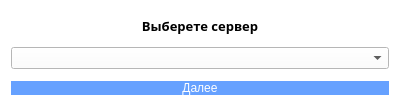
<?xml version="1.0" encoding="UTF-8"?>
<ui version="4.0">
 <class>chose_server</class>
 <widget class="QWidget" name="chose_server">
  <property name="geometry">
   <rect>
    <x>0</x>
    <y>0</y>
    <width>400</width>
    <height>112</height>
   </rect>
  </property>
  <property name="windowTitle">
   <string>Form</string>
  </property>
  <property name="styleSheet">
   <string notr="true">QWidget{
	background-color: white
}
</string>
  </property>
  <layout class="QVBoxLayout" name="verticalLayout">
   <item>
    <widget class="QLabel" name="label">
     <property name="sizePolicy">
      <sizepolicy hsizetype="Preferred" vsizetype="Maximum">
       <horstretch>0</horstretch>
       <verstretch>0</verstretch>
      </sizepolicy>
     </property>
     <property name="font">
      <font>
       <family>Sitka Text Semibold</family>
       <pointsize>10</pointsize>
       <bold>true</bold>
      </font>
     </property>
     <property name="text">
      <string>Выберете сервер</string>
     </property>
     <property name="alignment">
      <set>Qt::AlignmentFlag::AlignCenter</set>
     </property>
    </widget>
   </item>
   <item>
    <widget class="QComboBox" name="comboBox"/>
   </item>
   <item>
    <widget class="QPushButton" name="continue_2">
     <property name="styleSheet">
      <string notr="true">QPushButton { background-color: #66a1ff; border: none; color: white;}</string>
     </property>
     <property name="text">
      <string>Далее</string>
     </property>
    </widget>
   </item>
  </layout>
 </widget>
 <resources/>
 <connections/>
</ui>
